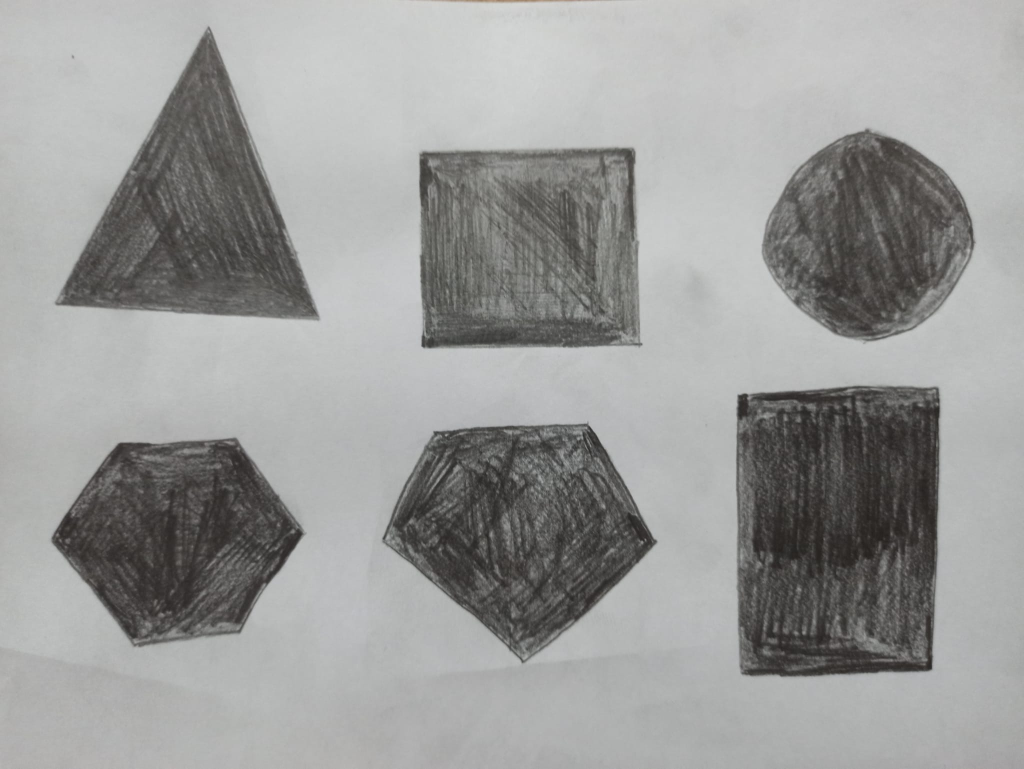
#> input picture detectShapeApproxPolyDp/shapes_more.jpeg, 2048 x 1537 px, found by its file name (shown at 1/2 size)
$ python Detect_shape_approxPolyDP.py
#> lines starting #> are read from the running program, lines starting #| are printed output that depends on the picture; after the words box and inside, x2 and y2 are one past the last pixel; in counts of white or black regions, pixels touching at a corner belong together
import cv2
from cv2 import THRESH_BINARY
import numpy as np

input_image = cv2.imread("images/shapes_more.jpeg")
#> input_image is the input picture: shape (1537, 2048, 3); mean B, G, R 154, 155.3, 154.7

######### Smaller
input_image = cv2.pyrDown(input_image)
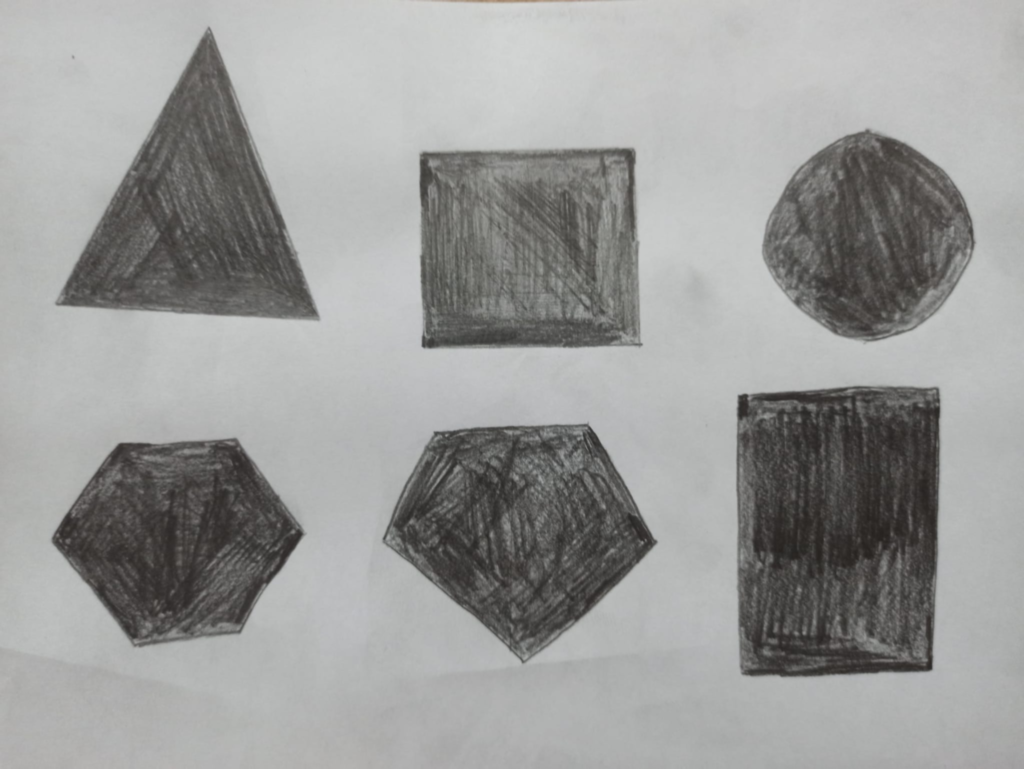
#> input_image: shape (769, 1024, 3); mean B, G, R 154, 155.3, 154.8

#input_image = cv2.GaussianBlur(input_image,(7,7),2)
input_image = cv2.blur(input_image, (5,5))

input_image_copy = input_image.copy()

######### First we need to convert it into gray
gray_img = cv2.cvtColor(input_image, cv2.COLOR_BGR2GRAY)

######### I chose the whitest point for threshold to get better result but didn't used
threshold_value = gray_img[448,169]
#> threshold_value = 83
#print(threshold_value)

######### Now our shapes are black color and background is white color.
ret, binary_img = cv2.threshold(gray_img, 155, 255, cv2.THRESH_BINARY)
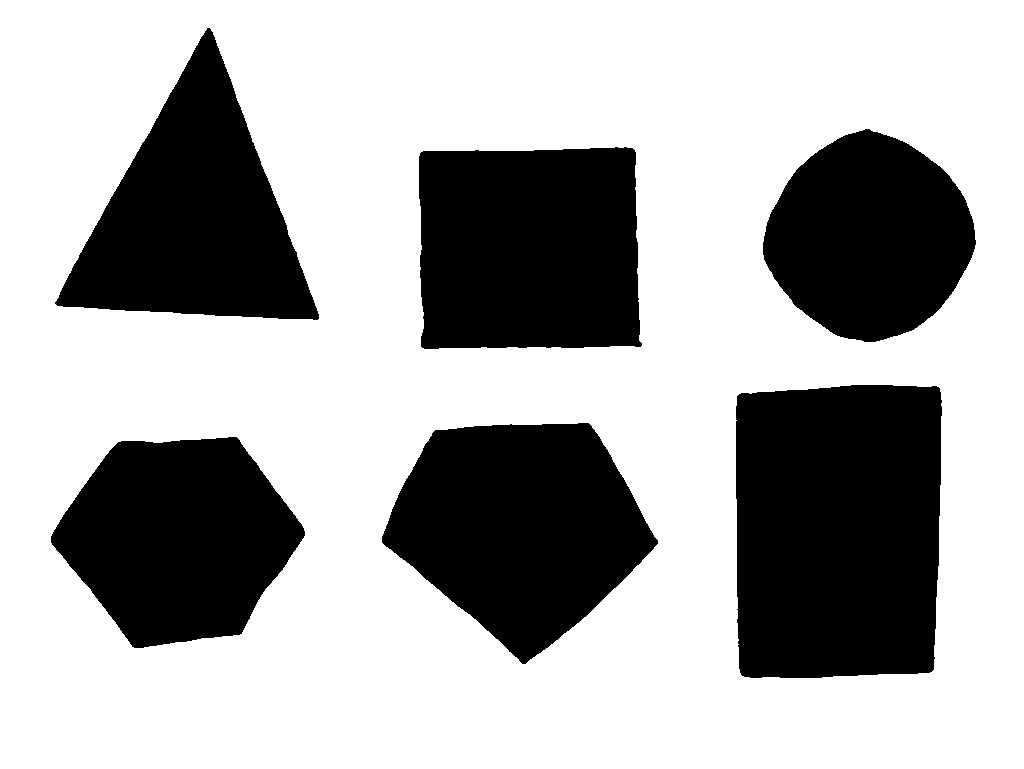
#> binary_img: shape (769, 1024); 67.9% white; 6 black regions, box (x1, y1, x2, y2) and area: (736, 385, 942, 678) 57973, (382, 423, 658, 664) 42983, (419, 147, 642, 349) 42781, (55, 28, 319, 320) 39159, (51, 437, 305, 648) 37286, (763, 129, 976, 342) 32676

######### Opposite of the binary_image, so now we have shapes which is white color, and background which is black color.
inverted_binary_img = ~ binary_img
#> inverted_binary_img: shape (769, 1024); 32.1% white; 6 white regions

cv2.imshow("binary",binary_img)
cv2.imshow("inverted_binary_img",inverted_binary_img)
#cv2.imwrite("corner.jpeg", binary_img)

######### We used chain_approx_simple method because we just need end points, not all of the points on the line. Also retr_tree is more suitable to others
contours_list, hierarchy = cv2.findContours(inverted_binary_img, cv2.RETR_TREE, cv2.CHAIN_APPROX_SIMPLE)
#> contours_list = 6 contours; box (x1, y1, x2, y2) and area: (736, 385, 942, 678) 57496, (382, 423, 658, 664) 42650, (419, 147, 642, 349) 42369, (55, 28, 319, 320) 38743, (51, 437, 305, 648) 36972, (763, 129, 976, 342) 32393


for contour_num in range(len(contours_list)):

    ######### To draw the contour lines on the image. src, contours all we have, ıd of the contour, color, thickness
    output = cv2.drawContours(input_image_copy,contours_list, contour_num, (255, 0, 255), 3)

    ######### The approxPolyDP() function uses the Douglas Peucker algorithm to approximate the contour shape to another shape. It is an algorithm that decimates a curve composed of line segments to a similar curve with fewer points according to ε. The smaller ε means more points. So if we give smaller ε, our new shapes would be more smooth as we want.
    end_points = cv2.approxPolyDP(contours_list[contour_num], 0.01 * cv2.arcLength(contours_list[contour_num], True), True)

    ######### It finds area of the shape
    if(cv2.contourArea(contours_list[contour_num])) > 10000:

        point_x = end_points[0][0][0]
        point_y = end_points[0][0][1]
        text_color = (0,0,0)

        if len(end_points) == 3:
            cv2.putText(input_image_copy, 'Triangle', (point_x, point_y),
                        cv2.FONT_HERSHEY_SIMPLEX, 0.9, text_color, 2)

        elif len(end_points) == 4:
            ######### If we have 4 end points, shapes might be square or rectangle. To find this we can calculate the ratio of the edges. If ratio is close to 1, shape is probably a square. If ratio is not close to 1, shape is probably a rectangle.
            x, y, w, h = cv2.boundingRect(end_points)
            aspectRatio = float(w)/h
            #print(aspectRatio)

            if aspectRatio >= 0.95 and aspectRatio < 1.15:
                cv2.putText(input_image_copy, 'Square', (point_x, point_y),
                cv2.FONT_HERSHEY_SIMPLEX, 0.9, text_color, 2)
            else:
                cv2.putText(input_image_copy, 'Rectangle', (point_x, point_y),
                cv2.FONT_HERSHEY_SIMPLEX, 0.9, text_color, 2)

        elif len(end_points) == 5:
            cv2.putText(input_image_copy, 'Pentagon', (point_x, point_y),
                        cv2.FONT_HERSHEY_SIMPLEX, 0.9, text_color, 2)

        elif len(end_points) == 6:
            cv2.putText(input_image_copy, 'Hexagon', (point_x, point_y),
                        cv2.FONT_HERSHEY_SIMPLEX, 0.9, text_color, 2)

        else:
            cv2.putText(input_image_copy, 'Circle', (point_x, point_y),
                        cv2.FONT_HERSHEY_SIMPLEX, 0.9, text_color, 2)
#> this loop made 6 passes
#> (end_points, point_x, point_y, x, y, w, h, aspectRatio) on passes 3 to 4: ([[938, 387], [737, 396], [742, 675], [933, 669]], 938, 387, 737, 387, 202, 289, 0.699), ([[634, 150], [421, 152], [421, 346], [640, 346]], 634, 150, 421, 150, 220, 197, 1.12)
#> (end_points, point_x, point_y) on pass 6: ([[209, 28], [57, 305], [318, 318]], 209, 28)
#> pass 2, `output = cv2.drawContours(input_image_copy,contours_list, contour_num,..`:
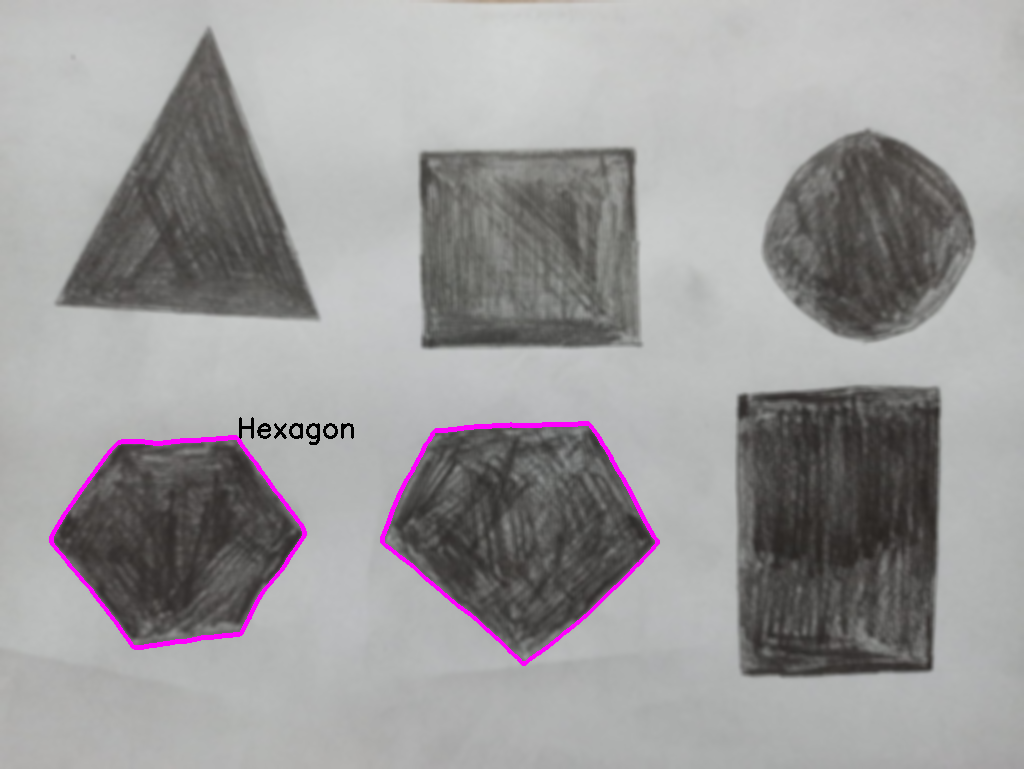
#> output: shape (769, 1024, 3); mean B, G, R 154.7, 153.9, 155.5
#> pass 3, `output = cv2.drawContours(input_image_copy,contours_list, contour_num,..`:
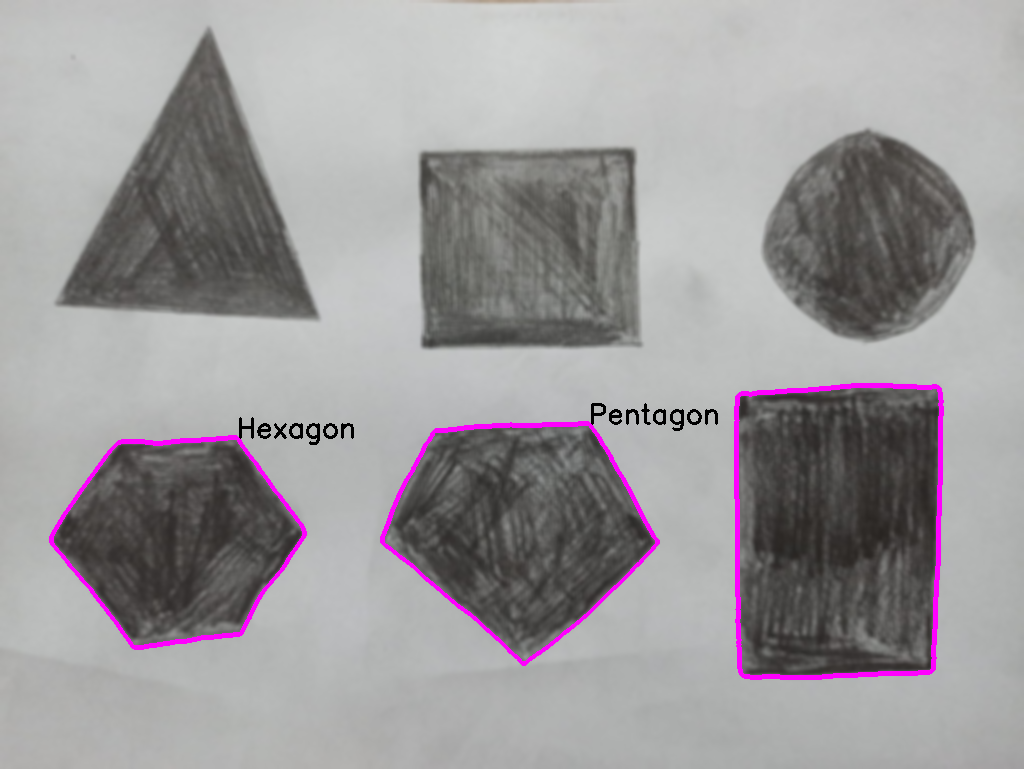
#> output: shape (769, 1024, 3); 0.73% of pixels changed, all inside (x1, y1, x2, y2) = (591, 383, 944, 680)
#> after the loop:
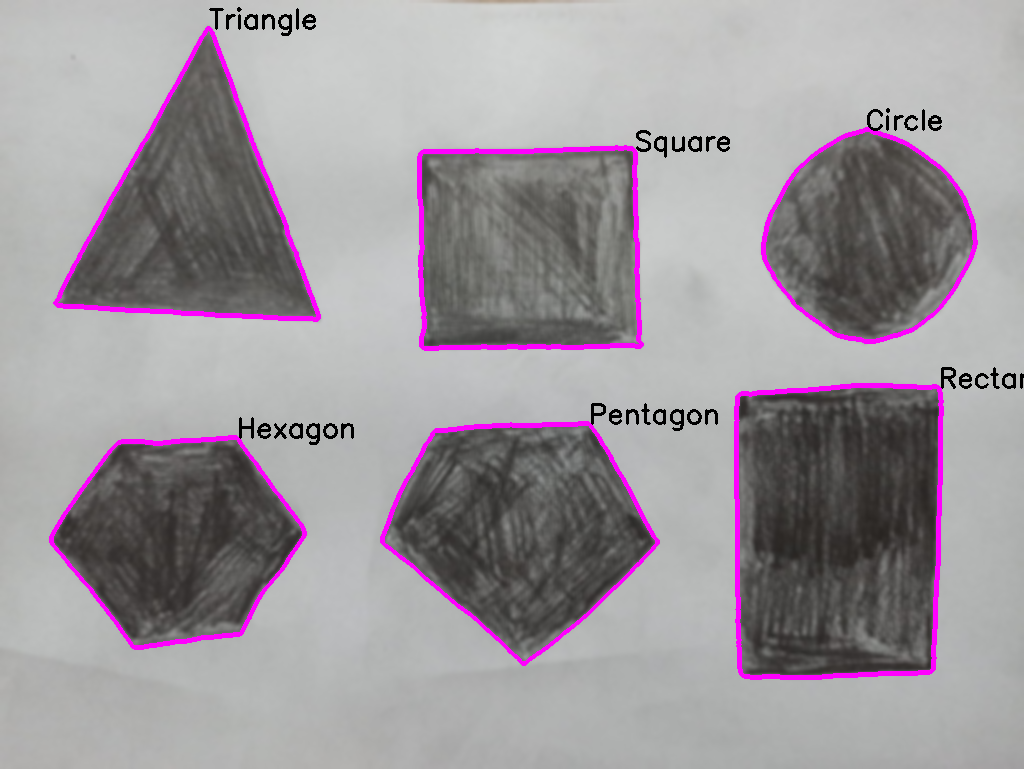
#> input_image_copy: shape (769, 1024, 3); mean B, G, R 156, 150, 156.7

#cv2.imwrite("output.jpeg", output)
cv2.imshow("shapes",output)
cv2.waitKey(0)
cv2.destroyAllWindows()
